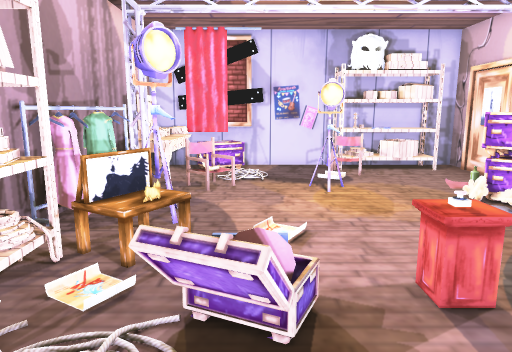
view 1 (above)

15 first-person views from a walk through a 3-D level made in the Unity game engine. The camera is 1.5 m above the floor, tilts 10° down and sees 70° across. The floor is counted in squares, 0.5 m on a side. Each view is taken from the middle of a square. On the plan, view 1 faces up. The plan holds only what a view shows up to about 20 squares ahead; the rest is blank. The place goes on beyond the plan. The player character is not drawn. Some surface patterns are stand-ins.

view 2
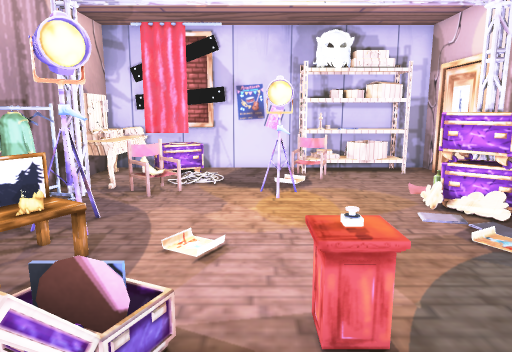

view 3
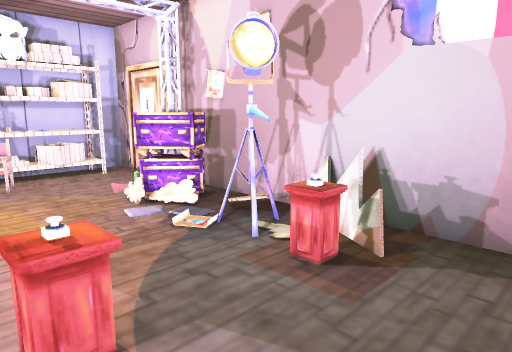

view 4
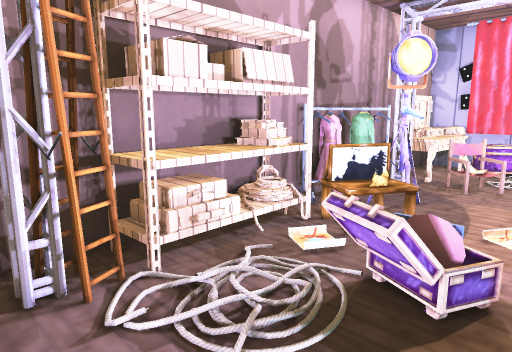

view 5
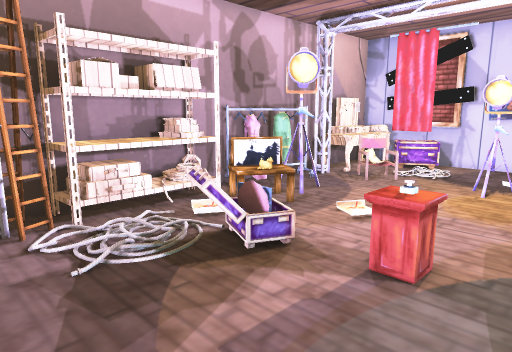

view 6
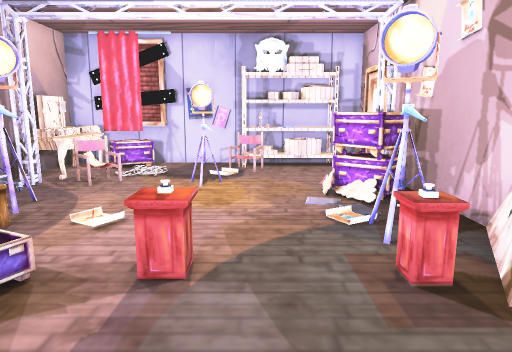

view 7
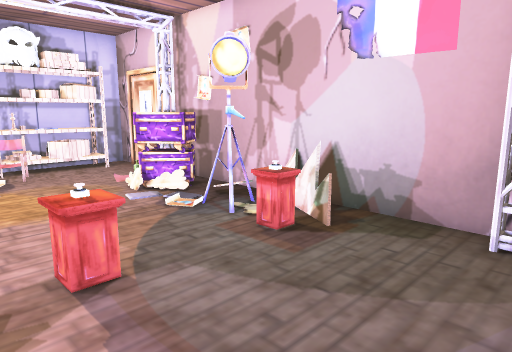

view 8
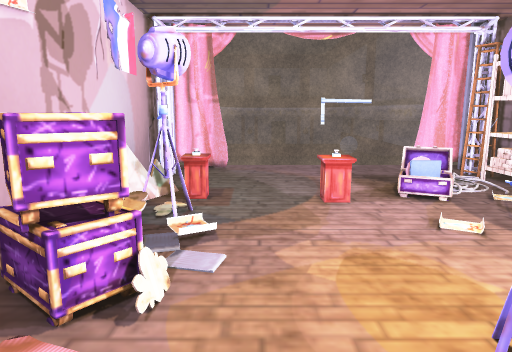

view 9
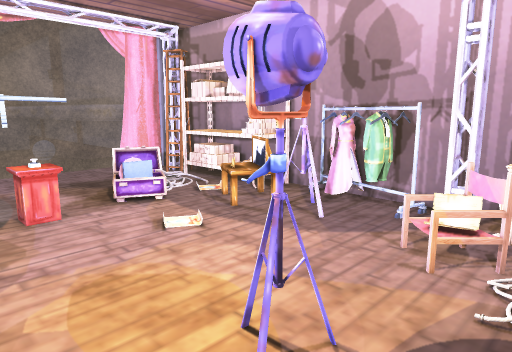

view 10
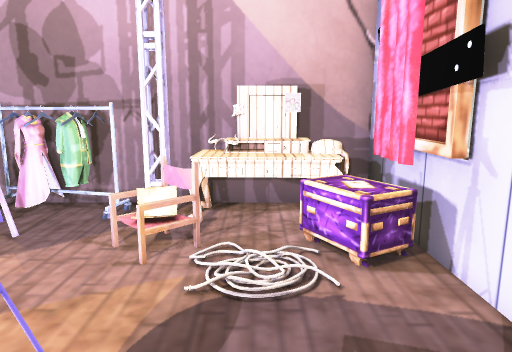

view 11
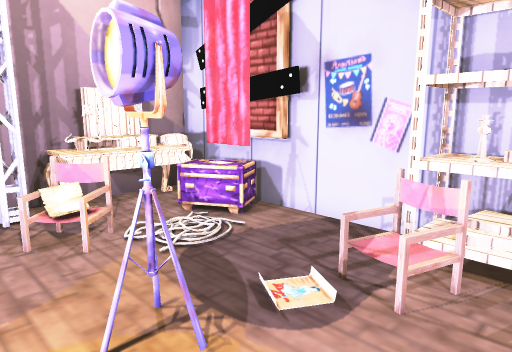

view 12
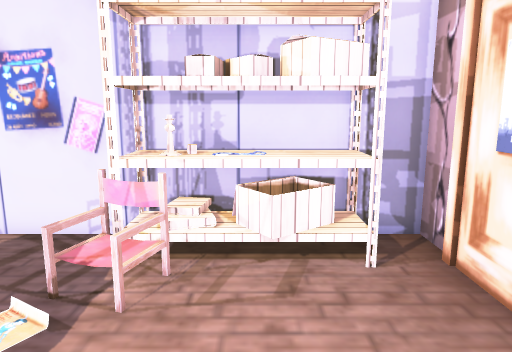

view 13
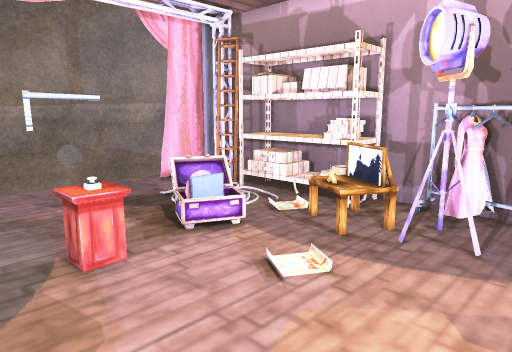

view 14
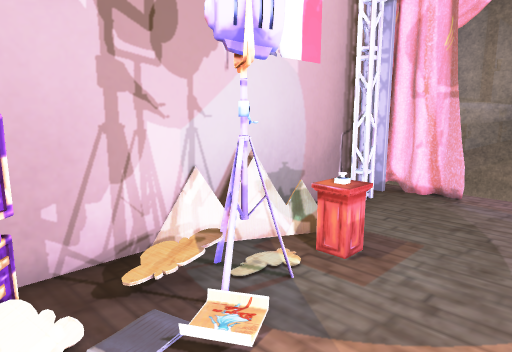

view 15
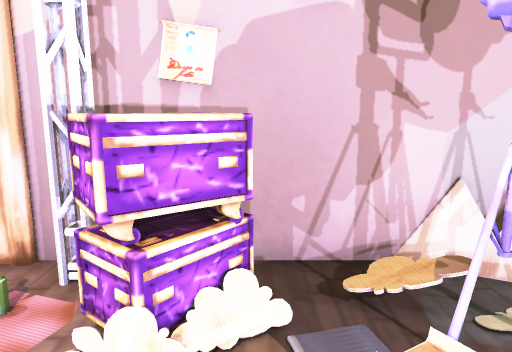

### Floor plan
Points are (right, up) in squares from view 1. A wall is a line through its corners. A room is listed if a view was taken in it or the views show most of it. See-through windows are left out.
Room 1 (views 1, 2, 3, 4, 5, 6, 7, 8, 9, 10, 11, 12, 13, 14, 15)
walls: (10.6, 13.7) (10, 13.8) (10, 14.5); (-4.1, 14.5) (-4.3, 13.8) (-4.7, 13.9); (-4.2, 14.5) (-4.2, 13.7); (-4.3, 14.4) (-4.1, 13.9) (-4.8, 13.7); (-4.6, 14.4) (-4.8, 13.9); (-4.6, 14.5) (-4.6, 13.8); (10.8, 15.5) (10.8, 16.3); (10.9, 16.1) (11, 16.6); (7.6, -1) (8.6, -1.7); (11.1, 16.5) (11.1, 18.8); (9.9, 0.2) (10, 0.8) (10.6, 0.9); (10.8, 17.1) (10.8, 19.1); (10, 0.1) (10, 0.8); (7.9, -1.3) (8.6, -1.7); (-4.8, 0.4) (-4.2, 0.3); (-0.3, 20.4) (-1.8, 20.4); (8.6, -1.6) (9.2, -1.3); (8.7, -1.6) (9.1, -1.2); (-3.9, -1.3) (-3.4, -1.7); (-3.9, -1.3) (-3.3, -1.6); (-3.3, -1.7) (-2.3, -1); (-4, -1.3) (-3.4, -1.7); (9.6, -1.7) (10.1, -1.5); (11.1, -1) (11.1, 15.5); (11.1, 19.5) (11.1, 20.7) (-5.9, 20.7) (-5.9, -1); (-3.8, 20.4) (-4.2, 20.4)
low walls: (7.5, -1.1) (8.7, -1.6); (-3.5, -1.6) (-2.2, -1)
objects: other object (-5, 1) to (-4, 1); other object (-5, 2) to (-4, 7); other object (-5, 9) to (-4, 13); other object (-5, 15) to (-3, 19); other object (-4, 7) to (-2, 9); other object (-3, 10) to (-2, 11); other object (-3, 14) to (-2, 16); other object (-2, 18); other object (-2, 19) to (-1, 19); other object (-1, 4) to (1, 5); other object (-1, 20); other object (2, 14) to (3, 15); other object (3, 5) to (4, 6); other object (3, 6); other object (4, 17) to (5, 19); other object (4, 19) to (9, 20); other object (8, 5) to (9, 6); other object (8, 7) to (9, 8); other object (8, 11) to (10, 12); other object (8, 12) to (10, 13); other object (10, 5) to (10, 6)

Where each view was taken, in squares from view 1:
view 1: 0 up, 0 right, facing up
view 2: 1 up, 2 right, facing up
view 3: 1 up, 2 right, facing up-right
view 4: 1 down, 2 right, facing up-left
view 5: 1 down, 6 right, facing up-left
view 6: 1 down, 5 right, facing up
view 7: 1 down, 1 right, facing up-right
view 8: 18 up, 6 right, facing down
view 9: 17 up, 6 right, facing down-left
view 10: 17 up, 6 right, facing left
view 11: 12 up, 7 right, facing up-left
view 12: 12 up, 7 right, facing up
view 13: 13 up, 6 right, facing down-left
view 14: 12 up, 4 right, facing down-right
view 15: 11 up, 4 right, facing right
